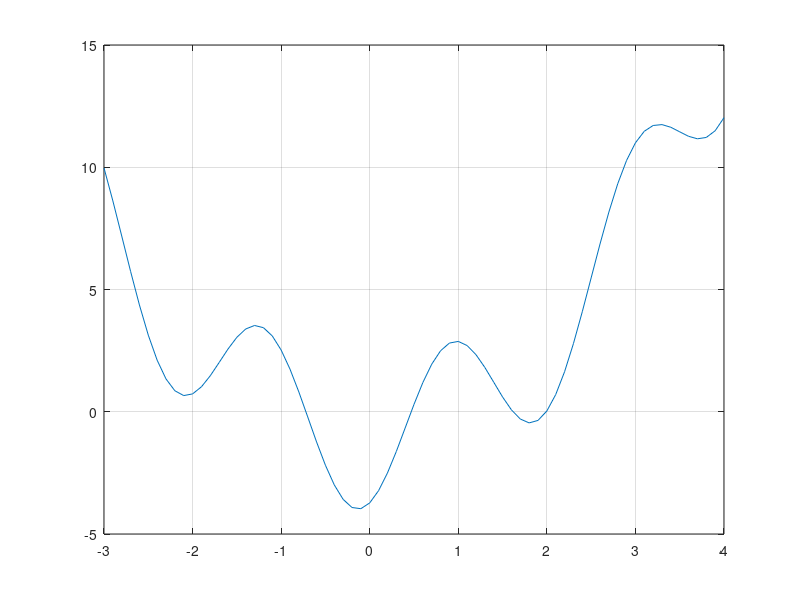

Reproduce this figure in MATLAB. (Note: this script raises an error after producing the figure.)
clc
clear
f = @(x) x.^2-3*sin(x.*3+2)-1;
% a) rita grafen inklusive alla nollpunkter
xs = [-3.0: .1: 4.0];
ys = f(xs);
plot(xs,ys);
grid on
hold on

%b) Använd given fixpunkt function för och visa vilka nollställen
% den kan finna, empiriskt & teoretiskt
theta = @(x) (1/9)*(x.^2-3*sin((x.*3)+2)-1)+x;
guess = [-0.75, 0.4, 1.6, 2];
%se fixpunkt.m för hela funktionen
found_roots = fixpunkt(guess, theta, 1e-10);
f_roots = f(found_roots);
plot(found_roots, f_roots, 'r *');

%Även med andra gissningar kring x ~=0.5 x~=2 så missas de rötterna
guess = [0.55,1.9];
%se fixpunkt.m för hela funktionen
found_roots = fixpunkt(guess, theta, 1e-10);
f_roots = f(found_roots);
plot(found_roots, f_roots, 'r *');

%Med rötterna till funktionen hittade i c) kan vi bevisa att theta
%omöjligen konvergerar till de två missade rötterna
%thetas derivata
theta_d = @(x) x.*(2/9)-cos((x.*3)+2)+1;
roots = [-0.720353075847192,0.468286405224616,1.617302479860036,1.993885987467251];
for i = 1:size(roots,2)
    x = roots(i);
    if theta_d(x) > 1
        fprintf('Cannot use theta to find root %d \n', x);
    end
end

%Bestäm den största och den minsta roten till ekvationen med Newtons metod.
fprintf('\n Newton! \n');
guess = [-0.75, 0.5, 1.6, 2];
% Theta funkitonens derivata för Newton
f_d = @(x) x.*2- 9*cos(x.*3+2);
newton = @(x) x - f(x)/f_d(x);

newton_roots = fixpunkt(guess, newton, 1e-10);
f_newton = f(newton_roots);
%Här hittas dock alla rötter
plot(newton_roots, f_newton, 'black .')
hold off